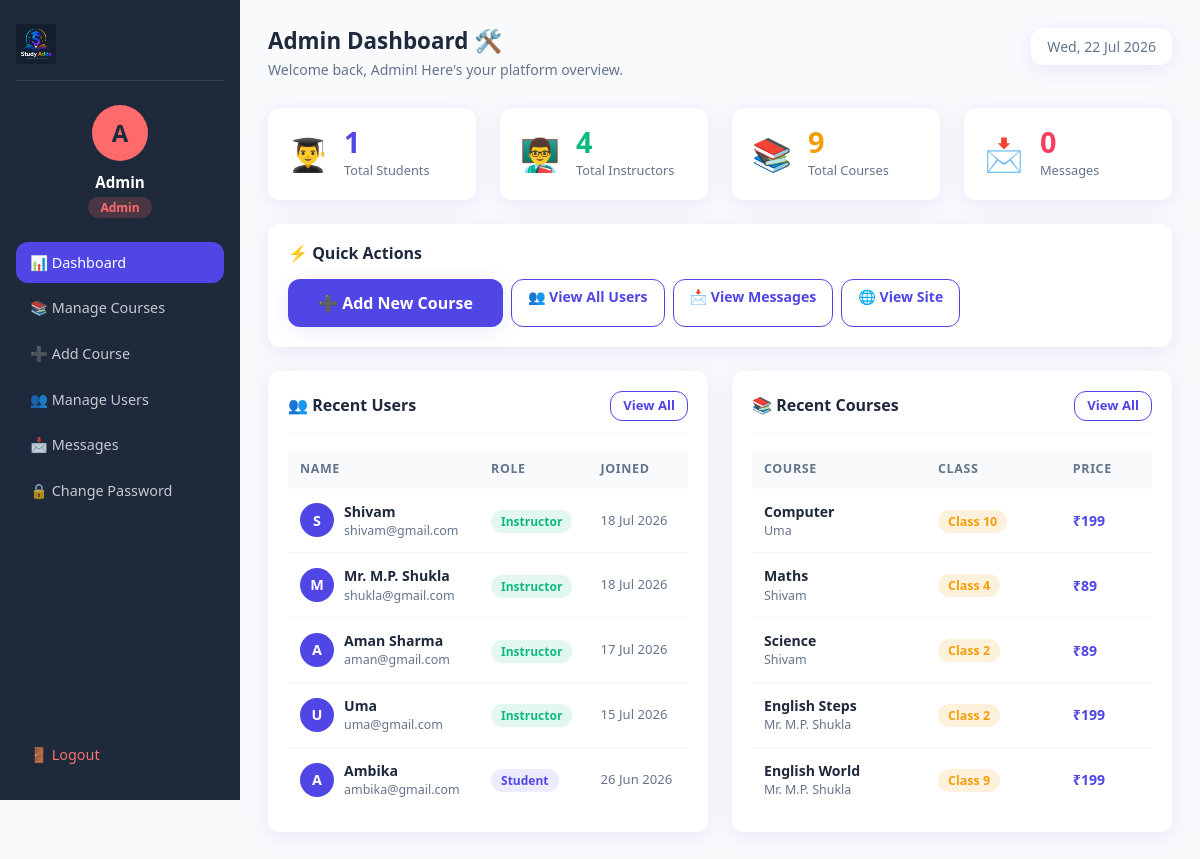
Page /admin/dashboard.php (signed in) on the committed database.
### tables this page shows
CREATE TABLE `users` (
  `id` int(11) NOT NULL,
  `name` varchar(100) NOT NULL,
  `email` varchar(150) NOT NULL,
  `password` varchar(255) NOT NULL,
  `role` enum('student','instructor','admin') DEFAULT 'student',
  `created_at` timestamp NOT NULL DEFAULT current_timestamp(),
  `security_question` varchar(255) DEFAULT NULL,
  `security_answer` varchar(255) DEFAULT NULL
);

CREATE TABLE `courses` (
  `id` int(11) NOT NULL,
  `title` varchar(255) NOT NULL,
  `description` text DEFAULT NULL,
  `instructor` varchar(100) DEFAULT NULL,
  `duration` varchar(50) DEFAULT NULL,
  `price` decimal(10,2) DEFAULT 0.00,
  `class` int(11) DEFAULT NULL,
  `image` varchar(255) DEFAULT NULL,
  `created_at` timestamp NOT NULL DEFAULT current_timestamp()
);

### admin/dashboard.php (the view, shortened to what this page needs)
<?php
include "../includes/dbconfig.php";
$adminName = $_SESSION['user_name'];
$totalStudents    = mysqli_fetch_assoc(mysqli_query($conn, "SELECT COUNT(*) as total FROM users WHERE role='student'"))['total'];
$totalInstructors = mysqli_fetch_assoc(mysqli_query($conn, "SELECT COUNT(*) as total FROM users WHERE role='instructor'"))['total'];
$totalCourses     = mysqli_fetch_assoc(mysqli_query($conn, "SELECT COUNT(*) as total FROM courses"))['total'];
$totalMessages    = mysqli_fetch_assoc(mysqli_query($conn, "SELECT COUNT(*) as total FROM contact_messages"))['total'];
$recentUsers = mysqli_query($conn, "SELECT name, email, role, created_at FROM users ORDER BY created_at DESC LIMIT 5");
$recentCourses = mysqli_query($conn, "SELECT title, instructor, class, price FROM courses ORDER BY created_at DESC LIMIT 5");
?>
<!DOCTYPE html>
<html lang="en">
<head>
    <link href="https://cdn.jsdelivr.net/npm/bootstrap@5.3.6/dist/css/bootstrap.min.css" rel="stylesheet">
    <link rel="stylesheet" href="../css/style.css">
</head>
<body class="dashboard-body">
    <div class="dashboard-wrapper">
        <aside class="sidebar">
            <div class="sidebar-logo">
                <a href="../index.php">
                    <img src="../images/logo-dark.png" alt="Study Adda" height="40">
                </a>
            </div>
            <div class="sidebar-user">
                <div class="sidebar-avatar" style="background:#ff6b6c;">
                    <?php echo strtoupper(substr($adminName, 0, 1)); ?>
                </div>
                <p class="sidebar-name"><?php echo $adminName; ?></p>
                <span class="sidebar-role" style="background:rgba(255,107,108,0.2);color:#ff6b6c;">Admin</span>
            </div>
            <nav class="sidebar-nav">
                <a href="dashboard.php" class="sidebar-link active">📊 Dashboard</a>
                <a href="courses.php" class="sidebar-link">📚 Manage Courses</a>
                <a href="add-course.php" class="sidebar-link">➕ Add Course</a>
                <a href="users.php" class="sidebar-link">👥 Manage Users</a>
                <a href="messages.php" class="sidebar-link">📩 Messages</a>
                <a href="change-password.php" class="sidebar-link">🔒 Change Password</a>
                <a href="../logout.php" class="sidebar-link logout-link">🚪 Logout</a>
            </nav>
        </aside>
        <main class="dashboard-main">
            <div class="dashboard-topbar">
                <div>
                    <h4 class="topbar-title">Admin Dashboard 🛠️</h4>
                    <p class="topbar-sub">Welcome back, <?php echo $adminName; ?>! Here's your platform overview.</p>
                </div>
                <div class="topbar-date"><?php echo date("D, d M Y"); ?></div>
            </div>
            <div class="row g-4 mb-4">
                <?php
                $stats = [
                    ["icon" => "👨‍🎓", "label" => "Total Students",    "value" => $totalStudents,    "color" => "stat-teal"],
                    ["icon" => "👨‍🏫", "label" => "Total Instructors", "value" => $totalInstructors, "color" => "stat-green"],
                    ["icon" => "📚",  "label" => "Total Courses",     "value" => $totalCourses,     "color" => "stat-amber"],
                    ["icon" => "📩",  "label" => "Messages",          "value" => $totalMessages,    "color" => "stat-rose"],
                ];
                foreach ($stats as $stat):
                ?>
                    <div class="col-6 col-lg-3">
                        <div class="stat-widget <?php echo $stat['color']; ?>">
                            <div class="stat-widget-icon"><?php echo $stat['icon']; ?></div>
                            <div>
                                <h3 class="stat-widget-value"><?php echo $stat['value']; ?></h3>
                                <p class="stat-widget-label"><?php echo $stat['label']; ?></p>
                            </div>
                        </div>
                    </div>
                <?php endforeach; ?>
            </div>
            <div class="row g-3 mb-4">
                <div class="col-12">
                    <div class="dashboard-card">
                        <h5 class="dashboard-card-title mb-3">⚡ Quick Actions</h5>
                        <div class="d-flex flex-wrap gap-2">
                            <a href="add-course.php" class="btn enroll-btn btn-sm">➕ Add New Course</a>
                            <a href="users.php" class="btn btn-outline-admin btn-sm">👥 View All Users</a>
                            <a href="messages.php" class="btn btn-outline-admin btn-sm">📩 View Messages</a>
                            <a href="../courses.php" class="btn btn-outline-admin btn-sm" target="_blank">🌐 View Site</a>
                        </div>
                    </div>
                </div>
            </div>
            <div class="row g-4">
                <div class="col-12 col-lg-6">
                    <div class="dashboard-card">
                        <div class="dashboard-card-header">
                            <h5 class="dashboard-card-title">👥 Recent Users</h5>
                            <a href="users.php" class="btn-card-action">View All</a>
                        </div>
                        <?php if (mysqli_num_rows($recentUsers) > 0): ?>
                            <div class="table-responsive">
                                <table class="admin-table">
                                    <thead>
                                        <tr>
                                            <th>Name</th>
                                            <th>Role</th>
                                            <th>Joined</th>
                                        </tr>
                                    </thead>
                                    <tbody>
                                        <?php while ($user = mysqli_fetch_assoc($recentUsers)): ?>
                                            <tr>
                                                <td>
                                                    <div class="table-user">
                                                        <div class="table-avatar">
                                                            <?php echo strtoupper(substr($user['name'], 0, 1)); ?>
                                                        </div>
                                                        <div>
                                                            <p class="table-name"><?php echo $user['name']; ?></p>
                                                            <p class="table-email"><?php echo $user['email']; ?></p>
                                                        </div>
                                                    </div>
                                                </td>
                                                <td>
                                                    <span class="role-badge role-<?php echo $user['role']; ?>">
                                                        <?php echo ucfirst($user['role']); ?>
                                                    </span>
                                                </td>
                                                <td class="table-date">
                                                    <?php echo date("d M Y", strtotime($user['created_at'])); ?>
                                                </td>
                                            </tr>
                                        <?php endwhile; ?>
                                    </tbody>
                                </table>
                            </div>
                        <?php else: ?>
                            <p class="text-muted text-center py-3">No users yet</p>
                        <?php endif; ?>
                    </div>
                </div>
                <div class="col-12 col-lg-6">
                    <div class="dashboard-card">
                        <div class="dashboard-card-header">
                            <h5 class="dashboard-card-title">📚 Recent Courses</h5>
                            <a href="courses.php" class="btn-card-action">View All</a>
                        </div>
                        <?php if (mysqli_num_rows($recentCourses) > 0): ?>
                            <div class="table-responsive">
                                <table class="admin-table">
                                    <thead>
                                        <tr>
                                            <th>Course</th>
                                            <th>Class</th>
                                            <th>Price</th>
                                        </tr>
                                    </thead>
                                    <tbody>
                                        <?php while ($course = mysqli_fetch_assoc($recentCourses)): ?>
                                            <tr>
                                                <td>
                                                    <p class="table-name"><?php echo $course['title']; ?></p>
                                                    <p class="table-email"><?php echo $course['instructor']; ?></p>
                                                </td>
                                                <td>
                                                    <span class="class-badge">Class <?php echo $course['class']; ?></span>
                                                </td>
                                                <td class="table-price">₹<?php echo number_format($course['price']); ?></td>
                                            </tr>
                                        <?php endwhile; ?>
                                    </tbody>
                                </table>
                            </div>
                        <?php endif; ?>
                    </div>
                </div>
            </div>
        </main>
    </div>
</body>
</html>

### rows in the picture
users: name "S", name "Shivam", email "shivam@gmail.com", role "Instructor", created_at "18 Jul 2026"
users: name "M", name "Mr. M.P. Shukla", email "shukla@gmail.com", role "Instructor", created_at "18 Jul 2026"
users: name "A", name "Aman Sharma", email "aman@gmail.com", role "Instructor", created_at "17 Jul 2026"
users: name "U", name "Uma", email "uma@gmail.com", role "Instructor", created_at "15 Jul 2026"
users: name "A", name "Ambika", email "ambika@gmail.com", role "Student", created_at "26 Jun 2026"
courses: title "Computer", instructor "Uma", class "10", price "199"
courses: title "Maths", instructor "Shivam", class "4", price "89"
courses: title "Science", instructor "Shivam", class "2", price "89"
courses: title "English Steps", instructor "Mr. M.P. Shukla", class "2", price "199"
courses: title "English World", instructor "Mr. M.P. Shukla", class "9", price "199"

### other values in the picture
substr($adminName, 0, 1) "A"
$adminName "Admin"
$stat['icon'] "👨‍🎓"
$stat['value'] "1"
$stat['label'] "Total Students"
$stat['icon'] "👨‍🏫"
$stat['value'] "4"
$stat['label'] "Total Instructors"
$stat['icon'] "📚"
$stat['value'] "9"
$stat['label'] "Total Courses"
$stat['icon'] "📩"
$stat['value'] "0"
$stat['label'] "Messages"
